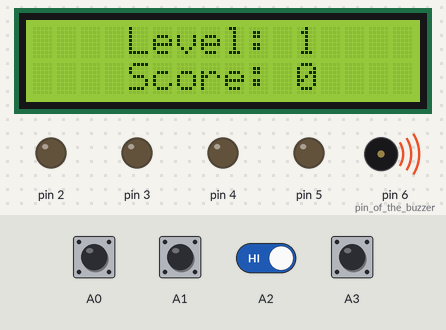
Simulated run of this sketch. Board: Arduino Uno, built with avr-gcc and run on an emulated ATmega328P. On the bench: 16×2 character LCD, output pins drawn as LEDs (lit = HIGH), buzzer (waves = sounding). The test bench sets the inputs (shaded band); at power-on: A0–3 HIGH. Random numbers use the default seed unless the sketch sets one.

Above: at 6.52 s.
7.0 s: A2 driven LOW
At 11.2 s:
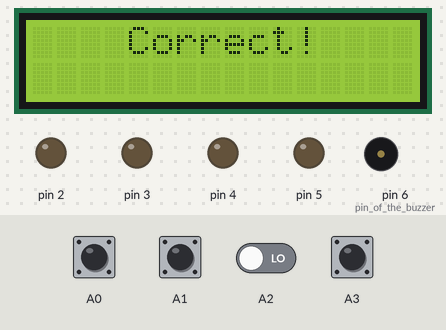
11.7 s: A2 driven HIGH
21.3 s: A0 pulled LOW for 0.25 s
At 25.4 s:
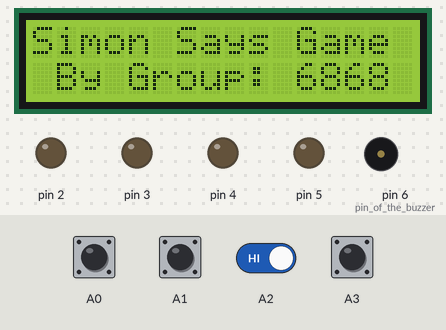
35.6 s: A1 pulled LOW for 0.25 s
At 36.17 s:
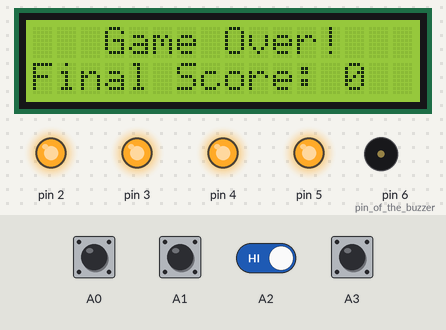
Timing chart, 0 to 38.3 s (numbered marks = the images above; inputs shaded):
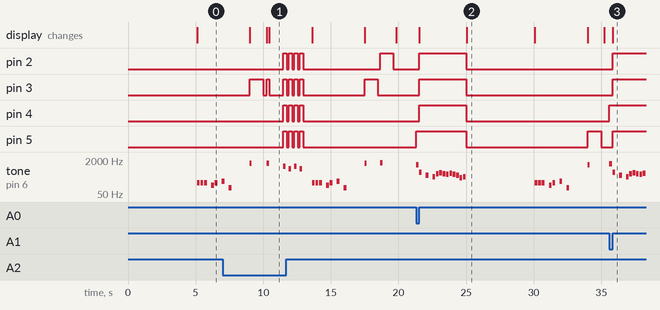

Measured:
- after the input at 7.0 s, pin 2, pin 4, pin 5: LOW → HIGH after 4.5 s
- after the input at 21.3 s, pin 2, pin 3: LOW → HIGH after 0.23 s, → LOW 3.5 s later
- after the input at 35.6 s, pin 2, pin 3, pin 5: LOW → HIGH after 0.23 s; pin 4: LOW → HIGH at once; tone on pin 6 (pin_of_the_buzzer): plays 1300 Hz for 0.20 s, 523 Hz for 0.20 s, 392 Hz for 0.20 s, 330 Hz for 0.20 s, 440 Hz for 0.20 s, 494 Hz for 0.20 s … (9 notes in this stretch), starting at once; the display: changes after 0.23 s (image 3)
- by itself, tone on pin 6 (pin_of_the_buzzer): plays 784 Hz for 0.20 s, 988 Hz for 0.20 s, 784 Hz for 0.20 s, 165 Hz for 0.20 s, 165 Hz for 0.20 s, 165 Hz for 0.20 s … (12 notes in this stretch)
- what the display in image 2 shows lasts 5.0 s, from 25.1 s to 30.1 s

The sketch:

simon_says.ino
```cpp
/*This sketch is a simple version of the famous Simon Says game.

There are five buttons connected to A0, A1, A2, and A3. SDA and SCL pins of the LCD I2C module are connected to A4 and A5 pins.
The  buttons from A0 to A3 are used to insert the right sequence.

When a wrong sequence is inserted all the leds will light up while the buzzer is playing the game over music

Hardware needed:
4x  pushbuttons
1x Blue led
1x Yellow led
1x Red led
1x Green Led
1x buzzer
1x LCD 16x02 with I2C module
4x  1k resistors
4x 10k resisors
*/

#include <Wire.h>
#include <LiquidCrystal_I2C.h>

#define NOTE_C3  131
#define NOTE_G3  196
#define NOTE_E3  165
#define NOTE_G2  98

#define NOTE_B5 988
#define NOTE_G5 784

#define NOTE_C5 523
#define NOTE_G4 392
#define NOTE_E4 330
#define NOTE_A4 440
#define NOTE_B4 494
#define NOTE_GS4 415
#define NOTE_AS4 466
#define NOTE_D4 294
#define NOTE_E4 330

const int MAX_LEVEL  = 100;
int sequence[MAX_LEVEL];
int your_sequence[MAX_LEVEL];
int level = 1;

int score = 0;

int velocity = 1000;

int marioGameStart[] = {NOTE_E3, NOTE_E3, NOTE_E3, 0, NOTE_C3, NOTE_E3, 0, NOTE_G3, 0, NOTE_G2, 0, 0, 0};
int correct[] = {NOTE_B5, NOTE_G5, NOTE_B5, NOTE_G5};
int gameOver[] = {NOTE_C5, 0, NOTE_G4, 0, NOTE_E4, NOTE_A4,
                  NOTE_B4, NOTE_A4, NOTE_GS4, NOTE_AS4, NOTE_GS4, NOTE_G4, NOTE_D4, NOTE_E4};

// LiquidCrystal lcd(13, 12, 11, 10, 9, 8);
// initialize the LCD with I2C module
LiquidCrystal_I2C lcd(0x27, 16, 2);

void setup() {
  pinMode(A0, INPUT_PULLUP);
  pinMode(A1, INPUT_PULLUP);
  pinMode(A2, INPUT_PULLUP);
  pinMode(A3, INPUT_PULLUP);

  pinMode(2, OUTPUT);
  pinMode(3, OUTPUT);
  pinMode(4, OUTPUT);
  pinMode(5, OUTPUT);

  pinMode(6, OUTPUT);         // pin of the buzzer

  digitalWrite(2, LOW);
  digitalWrite(3, LOW);
  digitalWrite(4, LOW);
  digitalWrite(5, LOW);

  digitalWrite(6, LOW);

  // lcd.begin(16, 2);  // Set the number of columns and rows on the LCD
  // initialize the LCD
  lcd.init();
  lcd.backlight();
}

void loop()
{
  if  (level == 1){
    lcd.setCursor(0, 0);
    lcd.print("Simon Says Game");
    lcd.setCursor(1, 1);
    lcd.print("By Group: 6868");

    delay(5000);

    generate_sequence();//generate a sequence;
  }

  lcd.clear();
  lcd.setCursor(4, 0);
  lcd.print("Level: ");
  lcd.print(level);
  lcd.setCursor(4, 1);
  lcd.print("Score: ");
  lcd.print(score);

  // play the starting music
  for (int i = 0; i < sizeof(marioGameStart)/sizeof(int); i++) {
    // play the start music
    int noteDuration = 200;
    tone(6, marioGameStart[i], noteDuration);
    int pauseBetweenNotes = noteDuration * 1.30;
    delay(pauseBetweenNotes);
    noTone(6);
  }
  delay(500);         // pause for 0.5 seconds before playing
  show_sequence();    //show the sequence
  get_sequence();     //wait for your sequence
}

void  show_sequence()   // show a different sequence for each level
{
  lcd.clear();
  lcd.setCursor(3, 0);
  lcd.print("Loading...");

  digitalWrite(2, LOW);
  digitalWrite(3, LOW);
  digitalWrite(4, LOW);
  digitalWrite(5, LOW);

  for (int i = 0; i < level; i++)
  {
    digitalWrite(sequence[i], HIGH);
    play_tone(sequence[i], 150);
    delay(velocity);
    digitalWrite(sequence[i], LOW);
    delay(200);
  }

  lcd.clear();
  lcd.setCursor(0, 0);
  lcd.print("Please input the");

  lcd.setCursor(3, 1);
  lcd.print("Sequence!");
}

// play_tone() method for each sound of the LEDs
void play_tone(int pin, int duration)
{
  switch (pin)
  {
    case 2:
      tone(6, 1500, duration);
      break;
    case 3:
      tone(6, 1400, duration);
      break;
    case 4:
      tone(6, 1300, duration);
      break;
    case 5:
      tone(6, 1200, duration);
      break;
  }
}

void  get_sequence()
{
  int flag = 0; // this flag indicates if the sequence is correct

  for  (int i = 0; i < level; i++)
  {
    flag = 0;
    while(flag == 0)
    {
      if (digitalRead(A0)  == LOW)
      {
        digitalWrite(5, HIGH);
        tone(6, 1200, 200);
        your_sequence[i] = 5;
        flag = 1;
        delay(200);
        if  (your_sequence[i] != sequence[i])
        {
          wrong_sequence();
          return;
        }
        digitalWrite(5, LOW);
      }

      if (digitalRead(A1) == LOW)
      {
        digitalWrite(4, HIGH);
        tone(6, 1300, 200);
        your_sequence[i]  = 4;
        flag = 1;
        delay(200);
        if (your_sequence[i] != sequence[i])
        {
          wrong_sequence();
          return;
        }
        digitalWrite(4,  LOW);
      }

      if (digitalRead(A2) == LOW)
      {
        digitalWrite(3, HIGH);
        tone(6, 1400, 200);
        your_sequence[i]  = 3;
        flag = 1;
        delay(200);
        if (your_sequence[i] != sequence[i])
        {
          wrong_sequence();
          return;
        }
        digitalWrite(3,  LOW);
      }

      if (digitalRead(A3) == LOW)
      {
        digitalWrite(2, HIGH);
        tone(6, 1500, 200);
        your_sequence[i]  = 2;
        flag = 1;
        delay(200);
        if (your_sequence[i] != sequence[i])
        {
          wrong_sequence();
          return;
        }
        digitalWrite(2,  LOW);
      }

    }
  }
  right_sequence();
}

void generate_sequence()
{
  randomSeed(millis());  // Generate random sequence

  for (int i = 0; i < MAX_LEVEL; i++)
  {
    sequence[i]  = random(2,6);
  }
}

void wrong_sequence()
{
  // displays game over message and final score
  lcd.clear();
  lcd.setCursor(3, 0);
  lcd.print("Game Over!");
  lcd.setCursor(0, 1);
  lcd.print("Final Score: ");
  lcd.print(score);

  for (int i = 0; i < sizeof(gameOver)/sizeof(int); i++) {
      digitalWrite(2, HIGH);
      digitalWrite(3, HIGH);
      digitalWrite(4, HIGH);
      digitalWrite(5, HIGH);
      // play the wrong/game over music
      int noteDuration = 200;
      tone(6, gameOver[i], noteDuration);
      int pauseBetweenNotes = noteDuration * 1.30;
      delay(250);
      digitalWrite(2, LOW);
      digitalWrite(3, LOW);
      digitalWrite(4, LOW);
      digitalWrite(5, LOW);
      noTone(6);
  }

  score = 0;      // set the initial score to 0
  level = 1;     // set the initial level back to 1
  velocity = 1000;

  lcd.clear();
}

void right_sequence()
{
  // display the correct message
  for (int i = 0; i < 2; i++){
    lcd.clear();
    lcd.setCursor(4, 0);
    lcd.print("Correct!");
    delay(500);
  }

  for (int i = 0; i < sizeof(correct)/sizeof(int); i++) {
      // play the correct music
      digitalWrite(2, HIGH);
      digitalWrite(3, HIGH);
      digitalWrite(4, HIGH);
      digitalWrite(5, HIGH);
      int noteDuration = 200;
      tone(6, correct[i], noteDuration);
      int pauseBetweenNotes = noteDuration * 1.30;
      delay(pauseBetweenNotes);
      digitalWrite(2, LOW);
      digitalWrite(3, LOW);
      digitalWrite(4, LOW);
      digitalWrite(5, LOW);
      noTone(6);
      delay(150);
  }

  // Increment the score and display on LCD
  score += level;

  if  (level < MAX_LEVEL);
  level++;        // increase the level (number of blinking LEDs)

  velocity -= 50; // increase difficulty
  delay(500);
}
```
